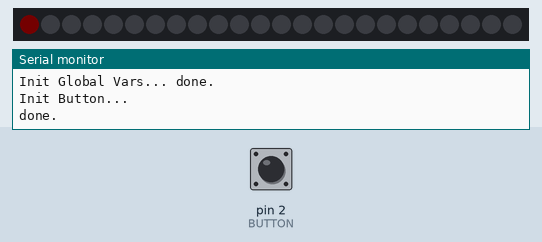
The sketch below on a simulated Arduino Nano, built with avr-gcc and run on an emulated ATmega328P. Shown: 24 RGB LEDs in strip order, left to right, the last lines printed to the serial monitor. The inputs (shaded band) are chosen by the test bench; at power-on: pin 2 (BUTTON) HIGH. Dim RGB values are drawn brighter than linear.

Above: at 1.7 s.
1.8 s: pin 2 (BUTTON) pulled LOW for 0.15 s
At 3.0 s:
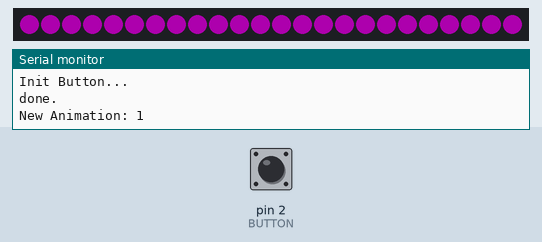
3.4 s: pin 2 (BUTTON) pulled LOW for 1 s
At 4.5 s:
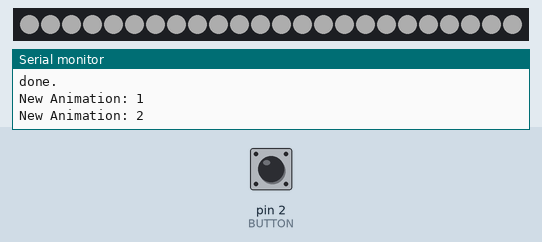
5.9 s: pin 2 (BUTTON) pulled LOW for 0.15 s
At 6.3 s:
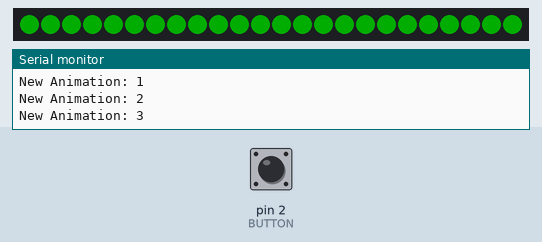
7.5 s: pin 2 (BUTTON) pulled LOW for 3.2 s
At 8.8 s:
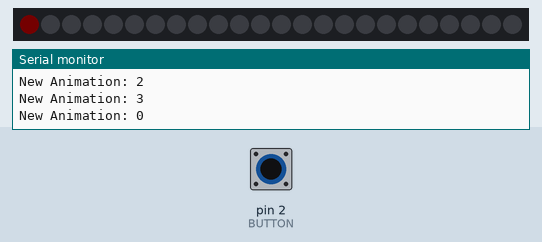
Timing chart, 0 to 10.5 s (numbered marks = the images above; inputs shaded):
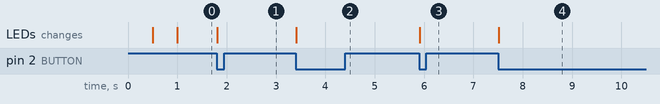

The sketch:

NeoPixelTimer.ino
```cpp
/***************************
 * Game and Sleep Timer for my daugther
 *
 * with a Button you can switch between different modes
 *
 * Mode 0: Sleep / Standby
 *   - a Red Dot cycles arround with 1 Pixel / minute
 * Mode 1: Play Timer
 *   - play for 24 minutes
 *   - All Pixel violett (PLAY_COLOR) at beginning
 *   - each minute (PLAY_DELAY) one LED is switched off
 *   - after 24 Minutes switches to Mode 4 (End of Play)
 *   - on button press: switch to mode 2
 * Mode 2: Toothbrush Timer
 *   - toothbrushing for four Minutes
 *   - All Pixel white (TOOTH_COLOR) at beginning
 *   - each 10 sec (TOOTH_DELAY) one LED is switched off
 *   - after 2 Minutes switches to Mode 5 (End of Toothbrush)
 *   - on button press: switch to mode 3
 * Mode 3: Read Timer
 *   - reading for 24 Minutes
 *   - All Pixel green (READ_COLOR) at beginning
 *   - each minute (READ_DELAY) one LED is switched off
 *   - after 24 Minutes switches to Mode 6 (End of Read)
 *   - on button press: switch to mode 0
 * Mode 4: End Of Play
 *   - blink all LEDs dark violett (PLAY_COLOR_END)
 *   - until Button is pressed, then switch to mode 2
 * Mode 5: End Of Toothbrush)
 *   - blink all LEDs dark white (TOOTH_COLOR_END)
 *   - until Button is pressed, then switch to mode 3
 * Mode 6: End Of Read
 *   - blink all LEDs dark white (READ_COLOR_END)
 *   - until Button is pressed
 *   - until Button is pressed, then switch to mode 0
 *
 * Hardware:
 * - Arduino Nano
 * - Button shorts GND       D2
 * - 24 LED Neopixel Ring    D12
 */

/***************************
 * External Libs
 **************************/
#include <NeoPixelBus.h>      // from: https://github.com/Makuna/NeoPixelBus
#include <Bounce2.h>          // from: https://github.com/thomasfredericks/Bounce2

/***************************
 * Hardware Configuration
 **************************/
#define WS2812PIN         12
#define LEDCOUNT          24
#define BUTTON             2
#define DEBUG_SPEEDUP      1 // 1:normal Speed, 10: speedup by 10, ....
#define SERIAL_BAUD   115200
#define MAXBRIGHTNESS     50
#define MAXENDBRIGHTNESS  10

/***************************
 * Definition for each Mode
 **************************/
// Sleep/Standby (blue Pixel changes every minute)
#define SLEEP_COLOR         RgbColor(1, 0, 0)
#define SLEEP_DELAY         60000 / DEBUG_SPEEDUP
// Playing
#define PLAY_COLOR          RgbColor(MAXBRIGHTNESS, 0, MAXBRIGHTNESS)
#define PLAY_COLOR_END      RgbColor(MAXENDBRIGHTNESS, 0, MAXENDBRIGHTNESS)
#define PLAY_DELAY          60000 / DEBUG_SPEEDUP
// Tooth Brushing
#define TOOTH_COLOR         RgbColor(MAXBRIGHTNESS, MAXBRIGHTNESS, MAXBRIGHTNESS)
#define TOOTH_COLOR_END     RgbColor(MAXENDBRIGHTNESS, MAXENDBRIGHTNESS, MAXENDBRIGHTNESS)
#define TOOTH_DELAY         10000 / DEBUG_SPEEDUP
// Reading
#define READ_COLOR          RgbColor(0, MAXBRIGHTNESS, 0)
#define READ_COLOR_END      RgbColor(0, MAXENDBRIGHTNESS, 0)
#define READ_DELAY          60000 / DEBUG_SPEEDUP
// Endo of one Program
#define END_DELAY           500

/***************************
 * global vars
 **************************/
unsigned long g_curStep;               // Step Count for current Animation
unsigned long g_curDelay;              // Step Delay for current Animation
unsigned long g_lastMillis;            // Time of last Animation Update
byte          g_curAnim;               // Current running Animation
byte          g_newAnim;               // switch to this Animation next Loop
Bounce        g_Button = Bounce();     // Button Debouncer
// NeoPixel
NeoPixelBus<NeoRgbFeature, Neo800KbpsMethod> neo(LEDCOUNT, WS2812PIN);
// NeoGamma      <NeoGammaTableMethod> colorGamma;


/***************************
 * Initialize Serial Port
 **************************/
void initSerial(void) {
    Serial.begin(SERIAL_BAUD);
    Serial.println("Spiel und Schlafuhr");
    Serial.println("===================");
    Serial.print("Init Serial... ");
    delay(500);
    Serial.println("done.");
}

/***************************
 * Initialize Neopixel
 **************************/
void initLed(void) {
    Serial.print("Init Neopixel... ");
    neo.Begin();
    neo.Show();
    Serial.println("done.");
}

/***************************
 * Initialize Global Vars
 **************************/
void initGlobalVars(void) {
    Serial.print("Init Global Vars... ");
    g_curStep=0;
    g_curDelay=1000;
    g_curAnim=0;
    g_newAnim=0;
    g_lastMillis=0;
    Serial.println("done.");
}

/***************************
 * Initialize Button
 **************************/
void initButton(void) {
    Serial.println("Init Button... ");
    // pinMode(BUTTON,INPUT_PULLUP);
    g_Button.attach(BUTTON, INPUT_PULLUP);
    Serial.println("done.");
}


/***************************
 * Setup
 **************************/
void setup()
{
    initSerial();
    initLed();
    initGlobalVars();
    initButton();
}


/****************************************
 * Animation Update: Sleep/Standby
 * - Cycle: One LED every minute
 * - Color: blue
 ***************************************/
void a_Update_Sleep(){
    g_curDelay = SLEEP_DELAY;
    neo.ClearTo(RgbColor(0, 0, 0));
    neo.SetPixelColor(g_curStep, SLEEP_COLOR);
    // next step
    g_curStep++;
    // after 24 steps: restart
    if (g_curStep == LEDCOUNT){
        g_curStep=0;
    }
}

/****************************************
 * Animation Update: Playing
 * - Timer: 24min (one LED every minute)
 * - Color: violett
 ***************************************/
void a_Update_Play(){
    g_curDelay = PLAY_DELAY;
    if (g_curStep==0){
        // turn on all LEDs
        neo.ClearTo(PLAY_COLOR);
    } else {
        // switch off one LEDs each Step
        neo.SetPixelColor(g_curStep, RgbColor(0, 0, 0));
    }
    // next step
    g_curStep++;
    // after 24 steps - Next Program: Sleep
    if (g_curStep == LEDCOUNT){
        g_newAnim = 4;
    }
}

/****************************************
 * Animation Update: Tooth Brushing
 * - Timer: 4min (one LED every 10 seconds)
 * - Color: white
 ***************************************/
void a_Update_Tooth(){
    g_curDelay = TOOTH_DELAY;
    if (g_curStep==0){
        // turn on all LEDs
        neo.ClearTo(TOOTH_COLOR);
    } else {
        // dim one LEDs each Step
        neo.SetPixelColor(g_curStep, RgbColor(0, 0, 0));
    }
    // next step
    g_curStep++;
    // after 24 steps - Next Program: Sleep
    if (g_curStep == LEDCOUNT){
        g_newAnim = 5;
    }
}

/****************************************
 * Animation Update: Reading
 * - Timer: 24min (one LED every minute)
 * - Color: green
 ***************************************/
void a_Update_Read(){
    g_curDelay = READ_DELAY;
    if (g_curStep == 0){
        // turn on all LEDs
        neo.ClearTo(READ_COLOR);
    } else {
        // dimm one LEDs each Step
        neo.SetPixelColor(g_curStep, RgbColor(0, 0, 0));
    }
    // after 24 steps - Next Program: Sleep
    if (g_curStep++ == LEDCOUNT){
        g_newAnim = 6;
    }
}

/****************************************
 * Animation Update: End of Animation
 * - Blink all LEDs every second (forever)
 ***************************************/
void a_Update_End(RgbColor c){
    g_curDelay = END_DELAY;
    if (g_curStep==0){
        // turn on all LEDs
        neo.ClearTo(c);
    } else {
        neo.ClearTo(RgbColor(0, 0, 0));
    }
    // next step
    g_curStep++;
    // after 24 steps - Next Program: Sleep
    if (g_curStep == 2){
        g_curStep = 0;
    }
}

void animationUpdate(){
    switch (g_curAnim) {
        case 1:
            a_Update_Play();
            break;
        case 2:
            a_Update_Tooth();
            break;
        case 3:
            a_Update_Read();
            break;
        case 4:
            a_Update_End(PLAY_COLOR_END);
            break;
        case 5:
            a_Update_End(TOOTH_COLOR_END);
            break;
        case 6:
            a_Update_End(READ_COLOR_END);
            break;
        default:
            a_Update_Sleep();
            break;
    }
}

/***************************
 * Main Loop
 **************************/
void loop()
{
    unsigned long thisDelay;

    // Force Update if Button Pressed
    boolean forceUpdate = false;

    // Check if Button Pressed
    g_Button.update();
    if (g_Button.fell()) {
        // Next Programm
        switch (g_curAnim) {
            case 0: // Standby/Sleep  -> Play
                g_newAnim = 1;
                break;
            case 1: // Play           -> Toothbrush
                g_newAnim = 2;
                break;
            case 2: // Toothbrush     -> Read
                g_newAnim = 3;
                break;
            case 3: // Read           -> Standby/Sleep
                g_newAnim = 0;
                break;
            case 4: // End_Play       -> Toothbrush
                g_newAnim = 2;
                break;
            case 5: // End_Toothbrush -> Read
                g_newAnim = 3;
                break;
            case 6: // End_Read       -> Standby/Sleep
                g_newAnim = 0;
                break;
            default:
                g_newAnim = 0;
                break;
        }
    }

    // Animation changed?
    if (g_curAnim != g_newAnim ) {
        g_curAnim = g_newAnim;
        g_curStep = 0;
        g_curDelay = 1000;
        forceUpdate = true;
        Serial.print("New Animation: ");
        Serial.println(g_curAnim );
    }

    // Update Current Animation if due
    if ( ((millis() - g_lastMillis) > g_curDelay) || forceUpdate) {
        g_lastMillis = millis();
        animationUpdate();
        neo.Show();
    }
}
```

Measured:
- after the input at 1.8 s, the LEDs: change at once (image 1)
- after the input at 3.4 s, the LEDs: change at once (image 2)
- after the input at 5.9 s, the LEDs: change at once (image 3)
- after the input at 7.5 s, the LEDs: change at once (image 4)
